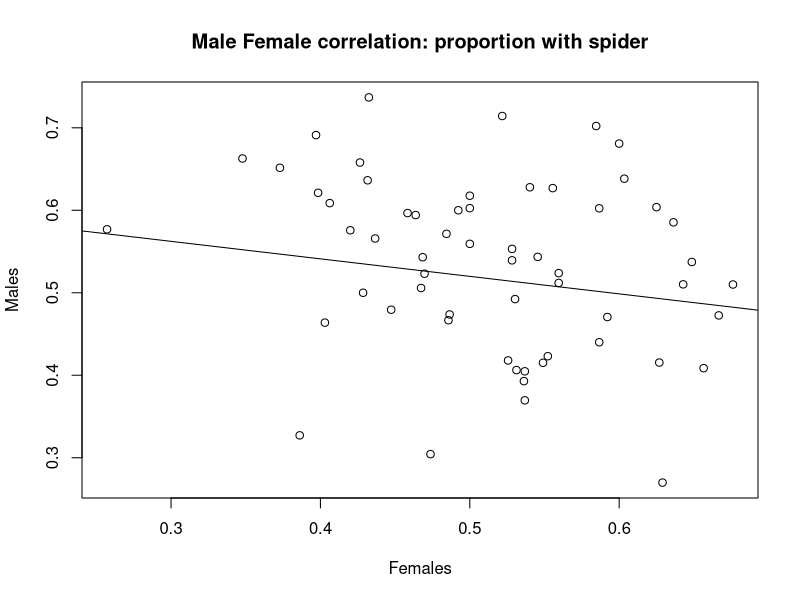

Here is the R script that generated this plot: (Note: this script raises an error after producing the figure.)
## ---- chunk 1
#include=FALSE hides code and output
#install.packages("ggplot2")
#install.packages("dplyr")
#install.packages("lme4")
#install.packages("car")
library(ggplot2)
library(dplyr)
library(lme4)
library(car)
## ---- chunk 2
#The Data
perception <- read.csv('Perception_all_Data.csv', h=T)
## ---- chunk 3
#DGRP as factor
perception$DGRP <- factor(perception$DGRP)
## ---- chunk 4
#Average temp and humidity over three days and scaled:
perception$Avg_temp <- ((perception$Temp_24 + perception$Temp_48 + perception$Temp_start)/3)
perception$Avg_hum <- ((perception$Humidity_24 + perception$Humidity_48 + perception$Humidity_start)/3)
perception$Avg_BP <- ((perception$BP_Start + perception$BP_24 + perception$BP_48)/3)
perception$TempScaled <- with(perception, scale(Avg_temp))
perception$HumidityScaled <- with(perception, scale(Avg_hum))
perception$BPScaled <- with(perception, scale(Avg_BP))
## ---- chunk 5
#Total those assorted into vials
perception$spiANDno_48 <- perception$Spider_48 + perception$Not_Spider_48
## ---- chunk 6
#Subsample of those with more than six total in vials
perception <- subset(perception, spiANDno_48 >= 6)
## ---- chunk 7
#Remove unnecessary rows and rename variables:
DGRP_by_counts <- data.frame(perception$DGRP, perception$Sex, perception$Spider_48, perception$Not_Spider_48, perception$Outside_48, perception$Start_date, perception$Avg_hum, perception$Avg_temp, perception$Avg_BP, perception$TempScaled, perception$HumidityScaled, perception$BPScaled, perception$spiANDno_48, perception$Number)                                                              
colnames(DGRP_by_counts) <- c("DGRP", "Sex", "Spider", "Not_spider", "Outside", "Date", "Average_Hum", "Average_Temp",  "Average_BP","Temp_Scaled", "Humidity_Scaled", "BP_Scaled" ,"Vial_total", "Number")
## ---- chunk 8
#Proportion of flies with spiders for each observation:
DGRP_by_counts$proportion_spider <- with(DGRP_by_counts, Spider/Vial_total)
## ---- chunk 9
#Data set with all DGRP lines together into one group (by sex also): inclueds mean temperature scales (and humidity) and the mean proportion with spiders
DGRP_sub <-DGRP_by_counts %>%
  group_by(DGRP, Sex) %>%
  summarise(Spider=sum(Spider), Not_Spider=sum(Not_spider), Outside=sum(Outside), Vial_total=sum(Vial_total), Mean_prop_spi=mean(proportion_spider),Mean_temp_scaled=mean(Temp_Scaled), Mean_hum_scaled=mean(Humidity_Scaled), Mean_BP_scaled=mean(BP_Scaled))
## ---- chunk 10
#Similar to average proportion already included:
DGRP_sub$prop_spider <- DGRP_sub$Spider/DGRP_sub$Vial_total
## ---- chunk 11
#Have two data sets to work with:
#DGRP_by_counts == each observation seperat
summary(DGRP_by_counts)
## ---- chunk 12
#DGRP_sub == DGRP lines combined into one line proportion
summary(DGRP_sub)
## ---- chunk 13
with(DGRP_sub, cor(prop_spider[Sex == "Female"],prop_spider[Sex == "Male"] ))
## ---- chunk 14
line2 <- lm(DGRP_sub$prop_spider[DGRP_sub$Sex == "Female"] ~ DGRP_sub$prop_spider[DGRP_sub$Sex == "Male"])
with(DGRP_sub, plot(x = prop_spider[Sex == "Female"],y = prop_spider[Sex == "Male"], xlab = "Females", ylab = "Males", abline(line2), main = "Male Female correlation: proportion with spider"))
## ---- chunk 15
#Variables for plots:
DGRP_dev <-DGRP_by_counts %>%
  group_by(DGRP, Sex) %>%
  summarise(Mean_prop_spi=mean(proportion_spider),se =((sd(proportion_spider))/sqrt(n())))

DGRP_dev$DGRP <- factor(DGRP_dev$DGRP, levels = DGRP_dev$DGRP[order(DGRP_dev$Mean_prop_spi)])

DGRP_dev_Male <- subset(DGRP_dev, Sex == "Male")
DGRP_dev_Male$DGRP <- factor(DGRP_dev_Male$DGRP, levels = DGRP_dev_Male$DGRP[order(DGRP_dev_Male$Mean_prop_spi)])
DGRP_by_countsMALE <- subset(DGRP_by_counts, Sex == "Male")


DGRP_dev_Female <- subset(DGRP_dev, Sex == "Female")
DGRP_dev_Female$DGRP <- factor(DGRP_dev_Female$DGRP, levels = DGRP_dev_Female$DGRP[order(DGRP_dev_Female$Mean_prop_spi)])
DGRP_by_countsFEMALE <- subset(DGRP_by_counts, Sex == "Female")
## ---- chunk 16
summary(DGRP_by_countsMALE$DGRP)
## ---- chunk 17
#Females
summary(DGRP_by_countsFEMALE$DGRP)
## ---- chunk 18
ggplot(data=DGRP_dev, aes(x=DGRP, y=Mean_prop_spi, colour=Sex))+ 
  geom_point(size = 4) + geom_errorbar(aes(ymax = Mean_prop_spi + se, ymin = Mean_prop_spi - se, width=0.5)) +
  guides(colour=FALSE) +
  ggtitle("Proportion of flies with spider (with std Error)") +
  xlab("DGRP") + ylab("Proportion with spider") +
  theme(axis.title.x = element_text(size=15)) +
  theme(axis.title.y = element_text(size=15)) +
  geom_hline(yintercept = 0.5, size=0.25) +
  theme(plot.title = element_text(size=22)) +
  theme(axis.text.x = element_text(angle=90, hjust = 1))
## ---- chunk 19
ggplot(data=DGRP_dev_Male, aes(x=DGRP, y=Mean_prop_spi, fill=Sex)) +
  geom_bar(stat="identity", position=position_dodge()) +
  geom_errorbar(aes(ymax = Mean_prop_spi + se, ymin = Mean_prop_spi - se, width=0.5)) +
  ggtitle("Males") +
  xlab("DGRP") + ylab("Proportion with Spider") +
  scale_fill_manual(values=c("#00BFC4")) +
  guides(fill=FALSE, size=FALSE) +
  geom_hline(yintercept = 0.5, size=0.25) +
  theme(plot.title = element_text(size=22)) +
  theme(axis.title.x = element_text(size=15)) +
  theme(axis.title.y = element_text(size=15)) +
  theme(axis.text.x = element_text(angle=90, hjust = 1))
## ---- chunk 20
ggplot(data=DGRP_dev_Female, aes(x=DGRP, y=Mean_prop_spi, fill=Sex)) +
  geom_bar(stat="identity", position=position_dodge()) +
  geom_errorbar(aes(ymax = Mean_prop_spi + se, ymin = Mean_prop_spi - se, width=0.5)) +
  ggtitle("Females") +
  xlab("DGRP") + ylab("Proportion with Spider") +
  guides(fill=FALSE, size=FALSE) +
  theme(plot.title = element_text(size=22)) +
  geom_hline(yintercept = 0.5, size=0.25) +
  theme(axis.title.x = element_text(size=15)) +
  theme(axis.title.y = element_text(size=15)) +
  theme(axis.text.x = element_text(angle=90, hjust = 1))  
## ---- chunk 21
#Create sum of all
DGRP_sum <- DGRP_by_counts %>%
  group_by(Sex) %>%
  summarise(Mean_prop_spi=mean(proportion_spider))

ggplot(data=DGRP_sum, aes(x=Sex, y=Mean_prop_spi)) + 
  geom_bar(stat="identity", position=position_dodge(), fill=c("#F8766D", "#00BFC4")) +
  ggtitle("Total population means") +
  ylim(0,1) +
  geom_hline(yintercept = 0.5, size=0.25) +
  xlab("Sex") + ylab("Proportion with Spider") +
  scale_fill_manual(values=c("#00BFC4")) +
  guides(fill=FALSE, size=FALSE, alpha=FALSE, colour=FALSE)

## ---- chunk 22
mod1 <- glmer(cbind(Not_spider, Spider) ~ 1 + Sex + Temp_Scaled + Humidity_Scaled + BP_Scaled + (1|Date) 
              + (0 + Sex|DGRP), data = DGRP_by_counts, family = "binomial")
summary(mod1)
## ---- chunk 23
mod2 <- lmer(proportion_spider ~ 1 + Sex + Temp_Scaled + Humidity_Scaled + BP_Scaled + (1|Date) 
             + (0 + Sex|DGRP), data = DGRP_by_counts)

summary(mod2)
## ---- chunk 24
mod3 <- lmer(proportion_spider ~ 1 + (1|Date) 
             + (1|DGRP), data = DGRP_by_counts)

summary(mod3)
## ---- chunk 25
mod4 <- lmer(Mean_prop_spi ~ 1 + Sex + Mean_temp_scaled + Mean_hum_scaled + Mean_BP_scaled + 
               (1|DGRP), data = DGRP_sub)
summary(mod4)
